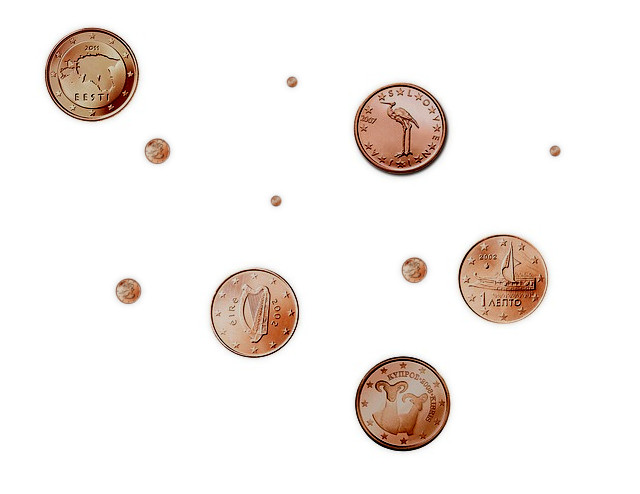
%> input picture Assignment1/coins.jpg, 640 x 494 px
$ octave bwlabel_script.m   (GNU Octave 9; MATLAB toolbox functions it lacks are replaced by stand-ins)
%> lines starting %> are read from the running program, lines starting %| are printed output that depends on the picture; in (x1, y1, x2, y2) boxes, pixels count from 0 and x2, y2 are one past the last pixel; in counts of white or black regions, pixels touching at a corner belong together; the program's own positions count from 1
### Assignment1/myhist.m
function [ H, bins ] = myhist(I , nbins)
I = reshape(I, 1, numel(I) ); % reshape image in 1D vector
H = zeros(1, nbins) ; % initialize the histogram
max_val_in = 255 ; % highest input value
min_val_in = 0 ; % lowest input value
max_val_out = nbins; % highest cell index
min_val_out = 1 ; % lowest cell index
% Compute bin numbers for all pixels
f = (max_val_out - min_val_out) / (max_val_in - min_val_in); % Compute the scaling factor
idx = floor(double(I) * f) + min_val_out; % Calculate indices for all pixels
idx(idx > nbins) = nbins; % Truncate the outliers
for i = 1 : length(I) % Now iterate the image and increase appropriate histogram cell for each pixel
    H(idx(i)) = H(idx(i)) + 1;
end
% Normalize the histogram (sum of cell values equals 1)
H = H / sum(H) ;
% Compute reference values for all cells in the histogram
bins = ( (1 : nbins) - min_val_out) ./ f;

### Assignment1/otsu.m
function threshold = otsu(I)
nbins = 256;
counts = myhist(I, nbins); % Obtain the histogram
p = counts / sum(counts); % Normalize the histogram
sigma = zeros(nbins, 1);
for t = 1 : nbins
qlow = sum(p(1:t));
qhigh = sum(p(t + 1 : end));
miu_L = sum(p(1:t) .* (1:t)) / qlow;
miu_H = sum(p(t + 1 : end) .* (t + 1 : nbins)) ./ qhigh;
sigma(t) = qlow * qhigh * (miu_L - miu_H) ^ 2;
end
[~, threshold] = max(sigma(:));
end

### Assignment1/immask.m
function M = immask(RGBImage, BinImage)

RBGImage = double(RGBImage);
%split image in 3 channels
R = RGBImage(:,:,1);
G = RGBImage(:,:,2);
B = RGBImage(:,:,3);

%set corresponding pixels to 0
R(BinImage == 0) = 0;
G(BinImage == 0) = 0;
B(BinImage == 0) = 0;

M = cat(3, R, G, B);

### Assignment1/bwlabel_script.m
I = imread('coins.jpg'); % Load a synthetic mask
%> I is the input picture: size 494x640x3 uint8; mean R, G, B 245.2, 240, 237

% Compute mask M
Id = double(rgb2gray(I));
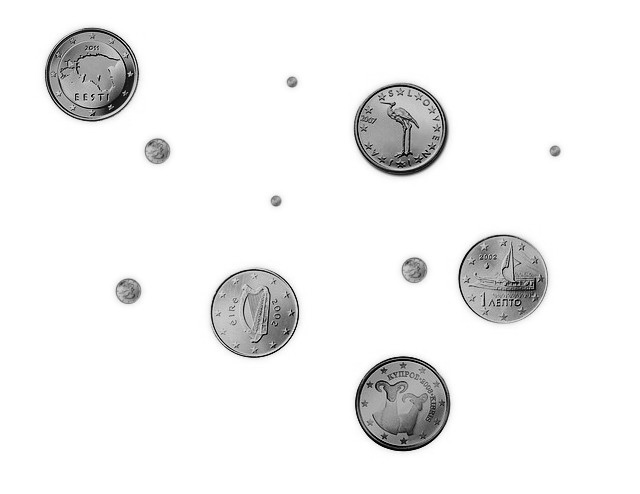
%> Id: size 494x640 double; min 0, max 255, mean 241.2
t = otsu(Id);
%> after the loop in myhist, `for i = 1 : length(I)`: H = 256 values, max 263427 at index 256, min 13 at index 1, mean 1235
%> in myhist, `H = H / sum(H) ;`: H = 256 values, max 0.833 at index 256, min 4.11e-05 at index 1, mean 0.00391
%> in otsu, `counts = myhist(I, nbins);`: counts has the same summary as H in myhist
%> in otsu, `p = counts / sum(counts);`: p has the same summary as H in myhist
%> the loop in otsu, `for t = 1 : nbins` made 256 passes
%> (qlow, qhigh, miu_L, miu_H) on passes 1 to 3: (4.11e-05, 1, 1, 242.2), (0.000253, 1, 1.84, 242.3), (0.000468, 1, 2.37, 242.3)
%> in otsu, `[~, threshold] = max(sigma(:));`: threshold = 193
%> t = 193
M = Id < t ; %changed to <
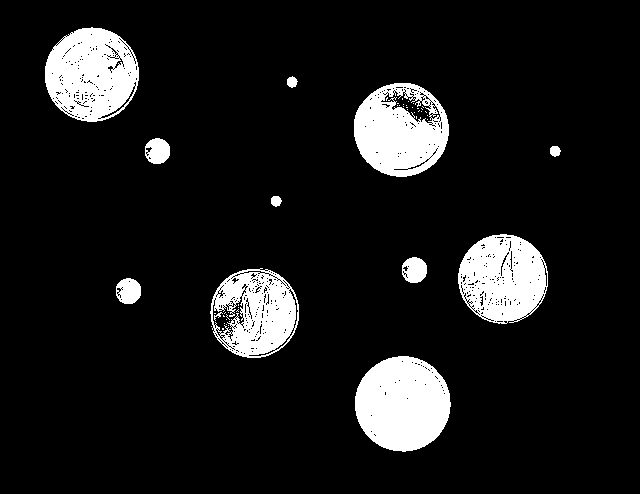
%> M: size 494x640 logical; 10.3% white; 50 white regions (38 under 20 px), largest, box (x1, y1, x2, y2) and area: (355, 356, 451, 452) 7127, (45, 27, 139, 122) 6500, (354, 83, 449, 177) 6135
%figure; clf; imagesc(M); axis equal; axis tight;
SE = ones(8);
M = imerode(imdilate(M, SE), SE);
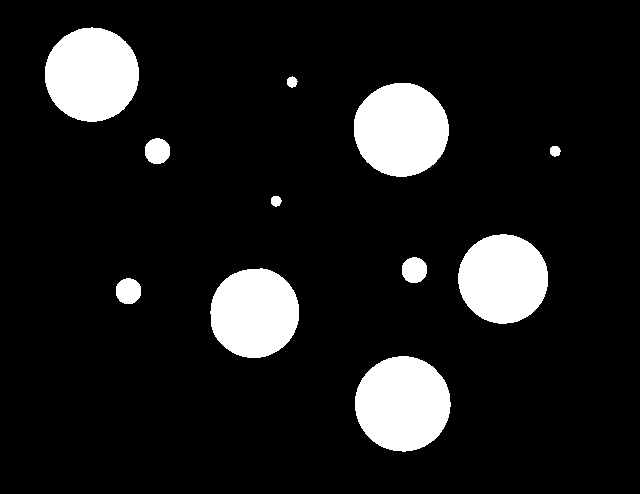
%> M: size 494x640 logical; 11.3% white; 11 white regions, largest, box (x1, y1, x2, y2) and area: (355, 356, 451, 452) 7163, (354, 83, 449, 177) 7010, (45, 27, 139, 122) 6969
figure; clf; imshow(M); axis equal; axis tight;

L = bwlabel(M); % Use connected components algorithm to label all components
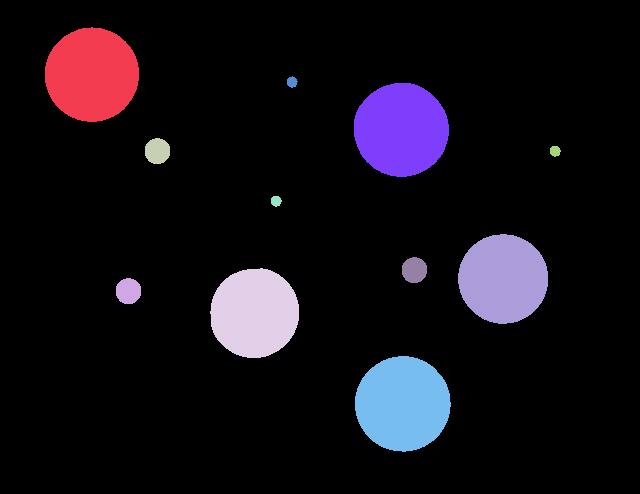
%> L: size 494x640 double; 12 distinct labels, from 0 to 11; one colour per label, 0 black
%figure; clf; imagesc(L); axis equal; axis tight;
label_max = max(L(:)); % Counts coins
%> label_max = 11

for i = 1:label_max
if sum(L(:) == i) > 700 % Only process labels that have more than 700 pixels
L(L == i) = 0;
end
end
%> this loop made 11 passes
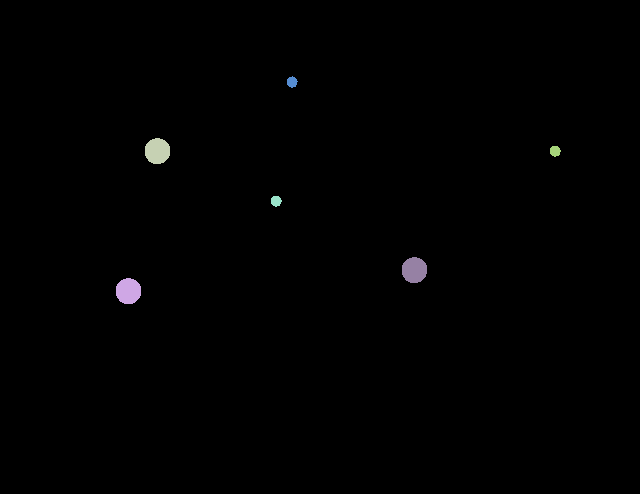
%> L: size 494x640 double; 7 distinct labels, from 0 to 11; one colour per label, 0 black

figure; subplot(1, 2, 1);
imshow(I); title('Original');
subplot(1, 2, 2);
imshow(immask(I, L > 0)); title('Processed'); % Display the result
%> in immask, `R = RGBImage(:,:,1);`:
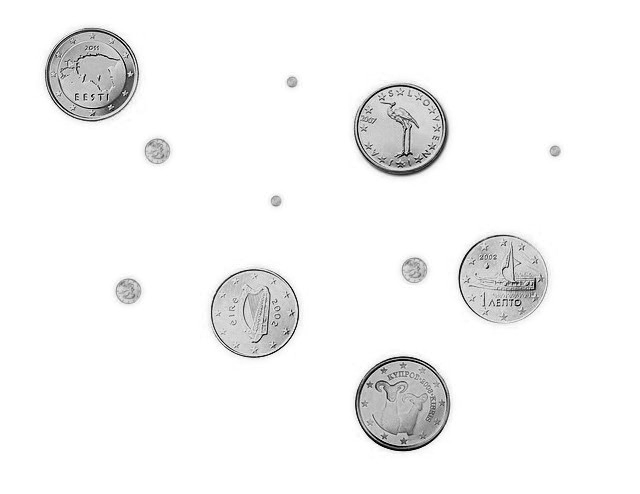
%> R: size 494x640 uint8; min 0, max 255, mean 245.2
%> in immask, `B = RGBImage(:,:,3);`:
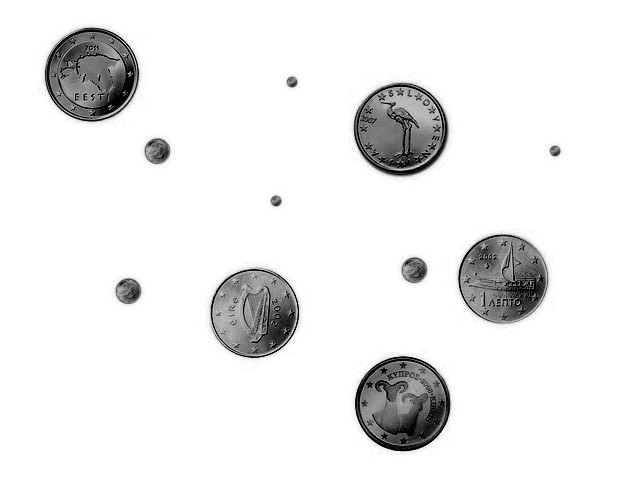
%> B: size 494x640 uint8; min 0, max 255, mean 237
%> in immask, `R(BinImage == 0) = 0;`: R: size 494x640 uint8; 121 distinct labels, from 0 to 229
%> in immask, `G(BinImage == 0) = 0;`: G: size 494x640 uint8; 160 distinct labels, from 0 to 204
%> in immask, `B(BinImage == 0) = 0;`: B: size 494x640 uint8; 171 distinct labels, from 0 to 184
colormap gray;

$ run again, with Assignment1/candy.jpg copied over Assignment1/coins.jpg
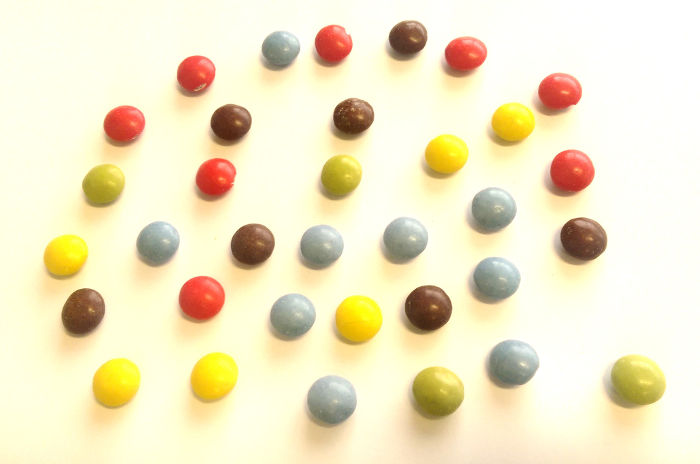
%> input picture Assignment1/candy.jpg, 700 x 464 px
%> I is the input picture: size 464x700x3 uint8; mean R, G, B 242.4, 232.7, 199.4
%> after the loop in myhist, `for i = 1 : length(I)`: H = 256 values, max 40343 at index 254, min 0 at index 1, mean 1268.8
%> in myhist, `H = H / sum(H) ;`: H = 256 values, max 0.124 at index 254, min 0 at index 1, mean 0.00391
%> counts has the same summary as H in myhist
%> p has the same summary as H in myhist
%> the loop in otsu, `for t = 1 : nbins` made 256 passes
%> (qlow, qhigh, miu_L, miu_H) on passes 1 to 3: (0, 1, NaN, 232.9), (0, 1, NaN, 232.9), (0, 1, NaN, 232.9)
%> threshold = 191
%> label_max = 34
%> the loop `for i = 1:label_max` made 34 passes
%> after the loop `for i = 1:label_max`:
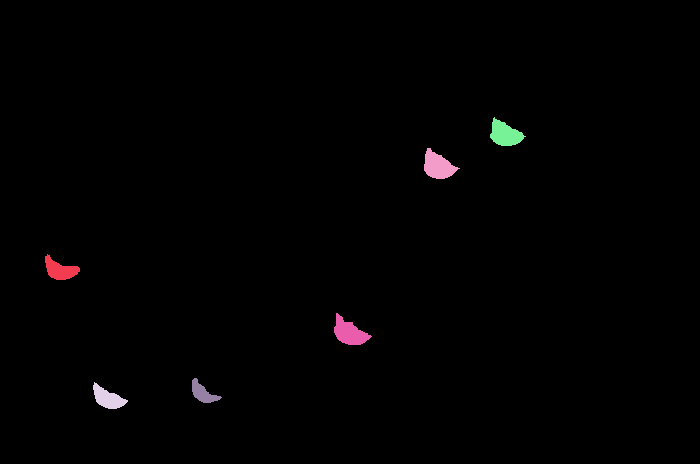
%> L: size 464x700 double; 7 distinct labels, from 0 to 30; one colour per label, 0 black
%> in immask, `B = RGBImage(:,:,3);`:
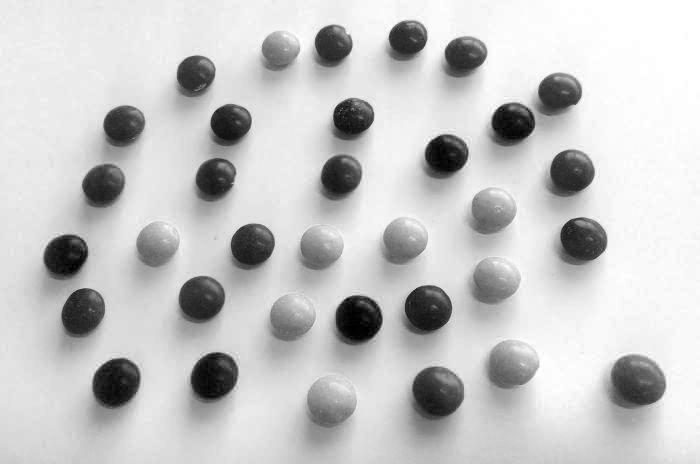
%> B: size 464x700 uint8; min 0, max 255, mean 199.4
